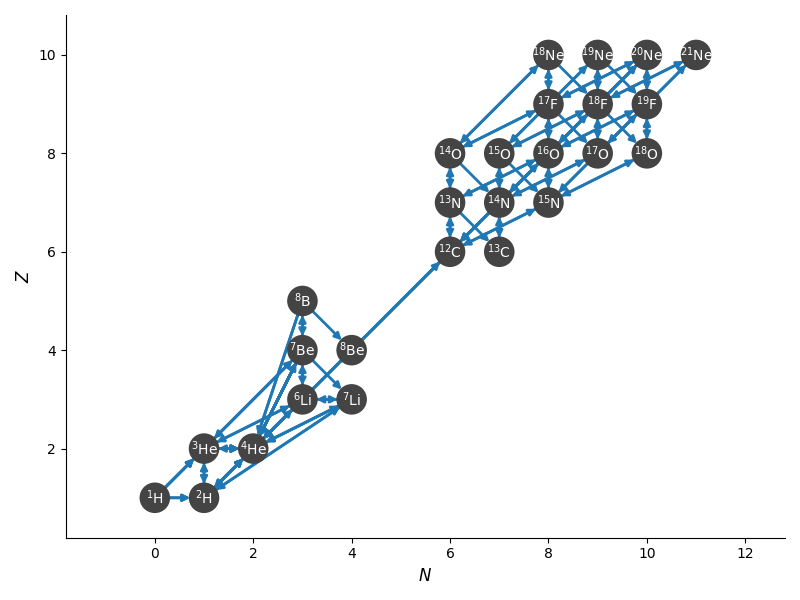

Here is the Python script that generated this plot:
import pynucastro as pyna
from pynucastro.networks import AmrexAstroCxxNetwork

rl = pyna.ReacLibLibrary()

all_nuclei = ["p", "h2", "he3", "he4",
              "li6", "li7", "be7", "be8", "b8",
              "c12", "c13", "n13", "n14", "n15",
              "o14", "o15", "o16", "o17", "o18",
              "f17", "f18", "f19",
              "ne18", "ne19", "ne20", "ne21"]

nova_library = rl.linking_nuclei(all_nuclei, with_reverse=True)

tl = pyna.TabularLibrary(ordering=["ffn", "langanke"])
#weak_library = tl.linking_nuclei(all_nuclei)


net = AmrexAstroCxxNetwork(libraries=[nova_library])  # + weak_library])
net.write_network()

rc = pyna.RateCollection(libraries=[nova_library])

rc.plot(rotated=False, outfile="nova.png",
        hide_xalpha=True, hide_xp=True,
        curved_edges=False,
        node_size=400, node_font_size=10)

net.summary()
